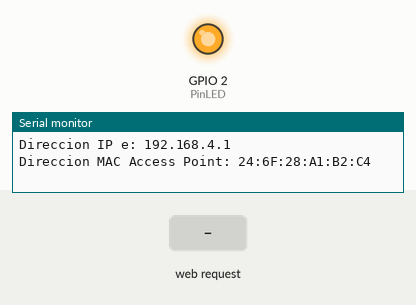
Simulated run of this program. Board: ESP8266 (NodeMCU). Shown: output pins drawn as LEDs (lit = HIGH), the last lines printed to the serial monitor. The inputs (shaded band) are chosen by the test bench.

Above: at 1.2 s.
1.3 s: HTTP request GET /LED=ON received
At 3.2 s:
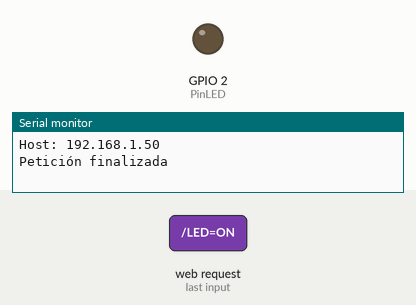
3.8 s: HTTP request GET /LED=OFF received
At 5.1 s:
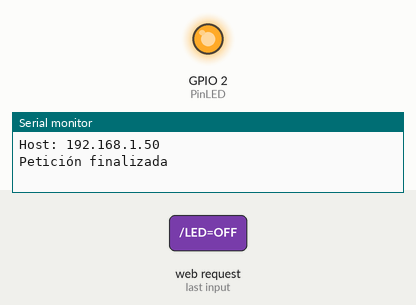
Timing chart, 0 to 6.8 s (numbered marks = the images above; inputs shaded):
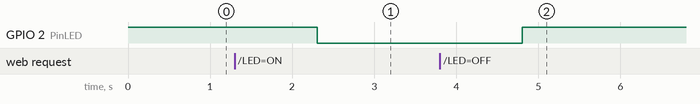

Measured:
- after the input at 1.3 s, GPIO 2 (PinLED): HIGH → LOW after 1.0 s
- after the input at 3.8 s, GPIO 2 (PinLED): LOW → HIGH after 1.0 s

The program:

main.cpp
```cpp
#include <Arduino.h>

#include <ESP8266WiFi.h>                  //Incluye la librer\U{ed}a ESP8266WiFi

// Configuración AP

const char ssid[] = "NodeMCU-ESP8266";    //Definimos la SSDI de nuestro servidor WiFi -nombre de red-
const char password[] = "12345678";       //Definimos la contrase\U{f1}a de nuestro servidor debe ser minimo de 8 caracteres

WiFiServer server(80);                    //Definimos el puerto de comunicaciones
int PinLED = 2;                           //Definimos el pin de salida - GPIO2 / D4
int estado = LOW;                         //Definimos la variable que va a recoger el estado del LED


void setup() {

  Serial.begin(115200);                   // Se habilita la comunicaci\U{f3}n serial
  pinMode(PinLED, OUTPUT);                //Inicializamos el GPIO2 como salida
  digitalWrite(PinLED, HIGH);              //Dejamos inicialmente el GPIO2 apagado

  server.begin();                         //inicializamos el servidor web
  WiFi.mode(WIFI_AP);                     // se define WIFI en modo Acess Point
  WiFi.softAP(ssid, password);            // Se estable el ssid y password de la red WIFI

  Serial.print("Direccion IP e: ");      //
  Serial.println(WiFi.softAPIP());       // Imprime la direcci\U{f3}n IP del servidor
  Serial.print("Direccion MAC Access Point: ");                   //Imprime la direcci\U{f3}n MAC
  Serial.println(WiFi.softAPmacAddress());

  //IPAddress local_ip(192, 168, 1, 1);                           //Modifica la direcci\U{f3}n IP
  //IPAddress gateway(192, 168, 1, 1);
  //IPAddress subnet(255, 255, 255, 0);
  //WiFi.softAPConfig(local_ip, gateway, subnet);

}


void loop()
{
  // Comprueba si el cliente ha conectado
  WiFiClient client = server.available();
  if (!client) {
    return;
  }
  // Espera hasta que el cliente env\U{ed}a alguna petici\U{f3}n
  Serial.println("nuevo cliente");
  while(!client.available()){
    delay(1);
  }
  // Imprime el n\U{fa}mero de clientes conectados
  Serial.printf("Clientes conectados al Access Point: %dn", WiFi.softAPgetStationNum());
  // Lee la petici\U{f3}n
  String peticion = client.readStringUntil('r');
  Serial.println(peticion);
  client.flush();
  // Comprueba la petici\U{f3}n
  if (peticion.indexOf("/LED=ON") != -1) {
    estado = LOW;
  }
  if (peticion.indexOf("/LED=OFF") != -1){
    estado = HIGH;
  }
  //Enciende o apaga el LED en funci\U{f3}n de la petici\U{f3}n
  digitalWrite(PinLED, estado);
  // Env\U{ed}a la p\U{e1}gina HTML de respuesta al cliente


  client.println("HTTP/1.1 200 OK");
  client.println("");                                     //No olvidar esta l\U{ed}nea de separaci\U{f3}n
  client.println("<!DOCTYPE HTML>");
  client.println("<meta charset='UTF-8'>");
  client.println("<html>");
      //Imprime el estado del led
  client.print("<h1>El LED esta ahora: ");
  if(estado == LOW) {
    client.print("ENCENDIDO</h1>");
  } else {
    client.print("APAGADO</h1>");
  }
/*      //Se crean enlaces para modificar el estado del LED
  client.println("Presiona <a href='/LED=ON'>AQUI</a> para encender el LED<br>");
  client.println("Presiona <a href='/LED=OFF'>AQUI</a> para apagar el LED<br><br>");
      //Se crean cajas de comprobaci\U{f3}n (checkbox) para modificar el estado del LED
  client.println("<input type='checkbox' onClick=location.href='/LED=ON'> ENCENDER </input><br>");
  client.println("<input type='checkbox' onClick=location.href='/LED=OFF'> APAGAR </input><br><br>");
      //Se crean botones para modificar el estado del LED
  client.println("<button type='button' onClick=location.href='/LED=ON'> ENCENDER </button>");
  client.println("<button type='button' onClick=location.href='/LED=OFF'> APAGAR </button><br><br>");
      //Se crean botones con estilos para modificar el estado del LED
*/

  // client.println("<button type='button'  onClick=location.href='/LED=ON' style='margin:auto; background-color:green; color:#A9F5A9; padding:5px; border:2px solid black; width:200;'><h2> ENCENDER</h2> </button>");
  // client.println("<button type='button' onClick=location.href='/LED=OFF'style='margin:auto; background-color:red; color:#F6D8CE; padding:5px; border:2px solid black; width:200;'><h2> APAGAR</h2> </button><br><br>");
      //Se crea un \U{fa}nico bot\U{f3}n para modificar el estado del LED


  if(estado == LOW) {  /// esta prendido el led
    client.print("<button type='button' onClick=location.href='/LED=OFF' style='margin:auto; background-color:green; color:#A9F5A9; padding:5px; border:2px solid black; width:200;'> APAGAR </button><br><br>");
  } else {   /// si esta apagado que se prenda
    client.print("<button type='button' onClick=location.href='/LED=ON' style='margin:auto; background-color:red; color:#F6D8CE; padding:5px; border:2px solid black; width:200;'> ENCENDER </button><br><br>");
  }
  client.println("</html>");
  delay(1);
  Serial.println("Petición finalizada");
    }       // Se finaliza la petici\U{f3}n al cliente. Se inicaliza la espera de una nueva petici\U{f3}n.
  //Desconexi\U{f3}n de los clientes
  //WiFi.softAPdisconnect();
```
